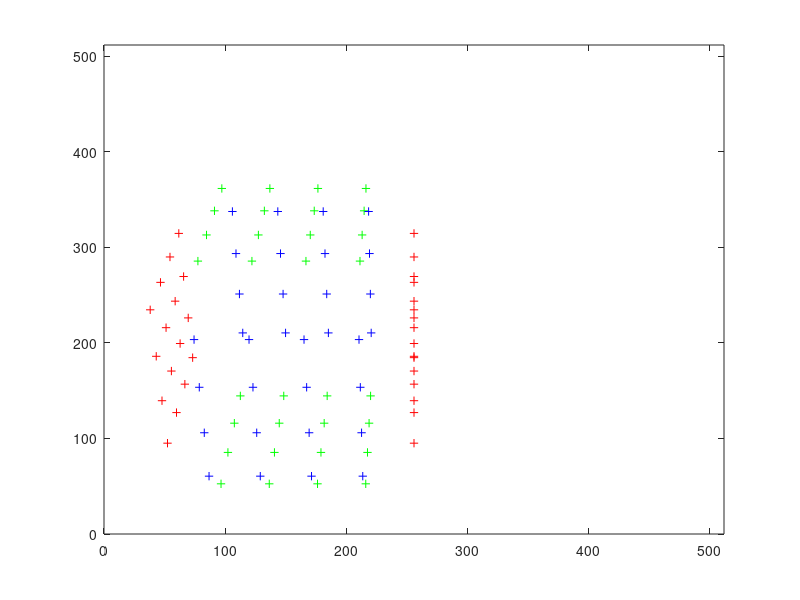

Here is the MATLAB script that generated this plot:
%% question i
% Generate data of a "virtual” 3D cube 

cnt = 1;
% plane : Xw = 1
for i=0.2:0.2:0.8
 for j=0.2:0.2:0.8
   Pw(cnt,:) = [1 i j];
   cnt = cnt + 1;
 end
end

% plane : Yw = 1
for i=0.2:0.2:0.8
 for j=0.2:0.2:0.8
   Pw(cnt,:) = [i 1 j];
   cnt = cnt + 1;
 end
end

% plane : Xw = 0
for i=0.2:0.2:0.8
 for j=0.2:0.2:0.8
   Pw(cnt,:) = [0 i j];
   cnt = cnt + 1;
 end
end

% plane : Yw = 0
for i=0.2:0.2:0.8
 for j=0.2:0.2:0.8
   Pw(cnt,:) = [i 0 j];
   cnt = cnt + 1;
 end
end

% plane : Zw = 1
for i=0.2:0.2:0.8
 for j=0.2:0.2:0.8
   Pw(cnt,:) = [i j 1];
   cnt = cnt + 1;
 end
end

% plane : Zw = 0
for i=0.2:0.2:0.8
 for j=0.2:0.2:0.8,
   Pw(cnt,:) = [i j 0];
   cnt = cnt + 1;
 end
end

N = cnt;
% so here Pw is a 1x1x1 m3 cube, 96 points are generated and each surface have 16 points.

%% Question ii
%Design a "virtual” camera with known intrinsic parameters 
% set the intrinsic parameters
f = 0.016;
Ox = 256;
Oy = 256;

Sx = 0.0088/512.0;
Sy = 0.0066/512.0;

Fx = f/Sx;
Fy = f/Sy;

% 4 meters away
T = [0 0 4]';  

gamma = 0.0*pi/180.0; 
Rr = [ [cos(gamma) -sin(gamma) 0];
       [sin(gamma) cos(gamma)  0];
       [  0          0         1]; ];

beta = 0.0*pi/180.0;

Rb = [ [cos(beta) 0 -sin(beta)];
       [0         1       0];
       [sin(beta) 0  cos(beta)]; ];

% tilt angle of 30 degree
alpha = 30.0*pi/180.0;  
Ra = [ [1      0                0];
       [0   cos(alpha)  -sin(alpha)];
       [0   sin(alpha)   cos(alpha)]; ];

R = Ra*Rb*Rr;

% Generate Image coordinates
% surface Xw = 1
cnt = 1;
for cnt = 1:1:16,
   Pc(cnt,:) = (R*Pw(cnt,:)' + T)';
   p(cnt,:)  = [(Ox - Fx*Pc(cnt,1)/Pc(cnt,3)) (Oy - Fy*Pc(cnt,2)/Pc(cnt,3))];
end
plot(p(:,1), p(:,2), 'r+');
axis([0 512 0 512]);
grid;
hold

% surface Yw = 1
for cnt = 17:1:32
   Pc(cnt,:) = (R*Pw(cnt,:)' + T)';
   p(cnt,:)  = [(Ox - Fx*Pc(cnt,1)/Pc(cnt,3)) (Oy - Fy*Pc(cnt,2)/Pc(cnt,3))];
end
plot(p(17:32,1), p(17:32,2), 'g+');
axis([0 512 0 512]);
%%plot3(Pc(:,1), Pc(:,2), Pc(:,3), '+');
grid;

% surface Xw = 0
for cnt = 33:1:48
   Pc(cnt,:) = (R*Pw(cnt,:)' + T)';
   p(cnt,:)  = [(Ox - Fx*Pc(cnt,1)/Pc(cnt,3)) (Oy - Fy*Pc(cnt,2)/Pc(cnt,3))];
end
plot(p(33:48,1), p(33:48,2), 'r+');
axis([0 512 0 512]);
grid;


% surface Yw = 1
for cnt = 49:1:64
   Pc(cnt,:) = (R*Pw(cnt,:)' + T)';
   p(cnt,:)  = [(Ox - Fx*Pc(cnt,1)/Pc(cnt,3)) (Oy - Fy*Pc(cnt,2)/Pc(cnt,3))];
end
plot(p(49:64,1), p(49:64,2), 'g+');
axis([0 512 0 512]);
%%plot3(Pc(:,1), Pc(:,2), Pc(:,3), '+');
grid;


% surface Zw = 1
for cnt = 65:1:80
   Pc(cnt,:) = (R*Pw(cnt,:)' + T)';
   p(cnt,:)  = [(Ox - Fx*Pc(cnt,1)/Pc(cnt,3)) (Oy - Fy*Pc(cnt,2)/Pc(cnt,3))];
end
plot(p(65:80,1), p(65:80,2), 'b+');
axis([0 512 0 512]);
grid;


% surface Zw = 0
for cnt = 81:1:96
   Pc(cnt,:) = (R*Pw(cnt,:)' + T)';
   p(cnt,:)  = [(Ox - Fx*Pc(cnt,1)/Pc(cnt,3)) (Oy - Fy*Pc(cnt,2)/Pc(cnt,3))];
end
plot(p(81:96,1), p(81:96,2), 'b+');
%%plot3(Pc(:,1), Pc(:,2), Pc(:,3), '+');
grid;
hold


%% Question 3
% Direction calibration method 

% first, we know the image center Ox = 256; Oy = 256;
p2(:,1)=p(:,1)-Ox;
p2(:,2)=p(:,2)-Oy;


for cnt = 1:1:96
    A(cnt,:) = [p2(cnt,1)*Pw(cnt,1) p2(cnt,1)*Pw(cnt,2) p2(cnt,1)*Pw(cnt,3) p2(cnt,1) -p2(cnt,2)*Pw(cnt,1) -p2(cnt,2)*Pw(cnt,2) -p2(cnt,2)*Pw(cnt,3) -p2(cnt,2)];
end

[U,D,V] = svd(A);
v=(V(:,8))';
r_ab = sqrt(v(1)^2+v(2)^2+v(3)^2);
ar=sqrt(v(5)^2+v(6)^2+v(7)^2)/r_ab;

%assume the sign s is positive
v2 = v/r_ab;
R2 = ([v2(1) v2(2) v2(3)])';
Ty = v2(4);
R1 =([v2(5)/ar v2(6)/ar v2(7)/ar])';
Tx1 = v2(7)/ar;
R3 = cross(R1,R2);
% test sign of s use the first point.
X = R1(1)*Pw(1,1) + R1(2)*Pw(1,2) + R1(3)*Pw(1,3) + Tx1;
% X = -1 and x = 1 so s is negative.
R_c = ([-R1 -R2 R3])';

% calculate Tz, Fx and Fy
for cnt = 1:1:96
    A2(cnt,:) = [p2(cnt,1) R_c(1,:)*(Pw(cnt,:))'+Tx1 -p2(cnt,1)*R_c(3,:)*(Pw(cnt,:))'];
    A3(cnt,:) = [p2(cnt,1) R_c(1,:)*(Pw(cnt,:))'+Tx1];
    b1(cnt) = -p2(cnt,1)*R_c(3,:)*(Pw(cnt,:))';
end
b2 = b1';

result = inv(A3'*A3)*A3'*b2;
Tz = result(1);
fx = result(2);
fy = fx/ar;

% so the parameters are all found.

%% question 3(iii)
% add some noises.add 0.1 mm random error to 3D points and 0.5 pixel random error to 2D points.
Pw = Pw + 0.0001*randn(96,3);
p_n= p + 0.5*randn(96,2);

p2(:,1)=p_n(:,1)-Ox;
p2(:,2)=p_n(:,2)-Oy;


for cnt = 1:1:96
    A(cnt,:) = [p2(cnt,1)*Pw(cnt,1) p2(cnt,1)*Pw(cnt,2) p2(cnt,1)*Pw(cnt,3) p2(cnt,1) -p2(cnt,2)*Pw(cnt,1) -p2(cnt,2)*Pw(cnt,2) -p2(cnt,2)*Pw(cnt,3) -p2(cnt,2)];
end

[U,D,V] = svd(A);
v=(V(:,8))';
r_ab = sqrt(v(1)^2+v(2)^2+v(3)^2);
ar_n=sqrt(v(5)^2+v(6)^2+v(7)^2)/r_ab;

%assume the sign s is positive
v2 = v/r_ab;
R2 = ([v2(1) v2(2) v2(3)])';
Ty_n = v2(4);
R1 =([v2(5)/ar_n v2(6)/ar_n v2(7)/ar_n])';
Tx = v2(7)/ar_n;
R3 = cross(R1,R2);
% test sign of s use the first point.
X = R1(1)*Pw(1,1) + R1(2)*Pw(1,2) + R1(3)*Pw(1,3) + Tx;
% X = -1 and x = 1 so s is negative.
R_c_n = ([-R1 -R2 R3])';

% calculate Tz, Fx and Fy

for cnt = 1:1:96
    A2(cnt,:) = [p2(cnt,1) R_c_n(1,:)*(Pw(cnt,:))'+Tx -p2(cnt,1)*R_c_n(3,:)*(Pw(cnt,:))'];
    A3(cnt,:) = [p2(cnt,1) R_c_n(1,:)*(Pw(cnt,:))'+Tx];
    b1(cnt) = -p2(cnt,1)*R_c_n(3,:)*(Pw(cnt,:))';
end
b2 = b1';


result = inv(A3'*A3)*A3'*b2;
Tz_n = result(1);
fx_n = result(2);
fy_n = fx/ar_n;